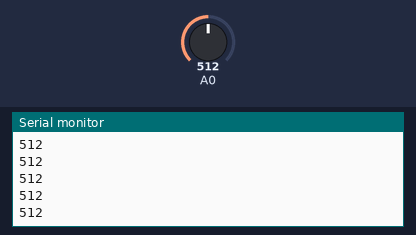
The sketch below on a simulated Arduino Uno, built with avr-gcc and run on an emulated ATmega328P. On the bench: the last lines printed to the serial monitor. Inputs (shaded band) come from the test bench; at power-on: A0 = 512.

Above: at 1.2 s.
1.3 s: A0 set to 716
At 1.9 s:
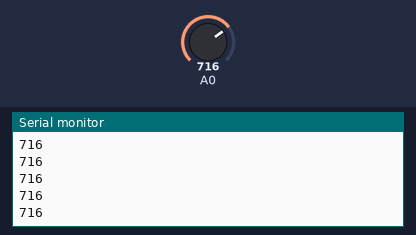
2.8 s: A0 set to 900
At 3.7 s:
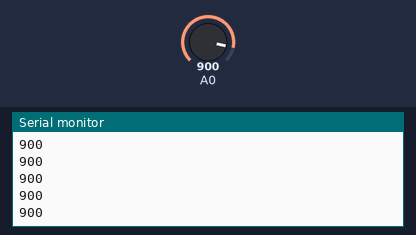
Timing chart, 0 to 5.8 s (numbered marks = the images above; inputs shaded):
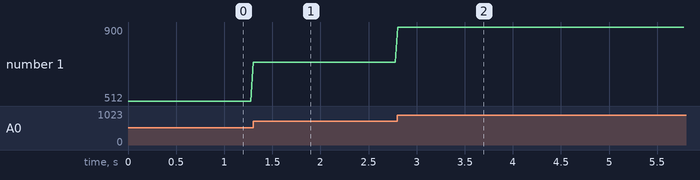

The sketch:

gp2y_send.ino
```cpp
long error = 0;
int fps = 40;
long idealSleep = (1000L << 16) / fps;
long oldTime, newTime;

void setup() {
    Serial.begin(9600);
    newTime = millis() << 16;
}

int read_average(int pin) {
    long ans = 0;
    int i;
    for (i = 0; i < 10; i++) {
        ans = ans + analogRead(pin);
    }
    return ans / 10;
}

void loop() {
    int v;
    oldTime = newTime;

    v = read_average(0);
    Serial.println(v);

    newTime = millis() << 16;
    long sleepTime = idealSleep - (newTime - oldTime) - error;
    if (sleepTime < (2 << 16)) {
      sleepTime = 2 << 16;
    }
    oldTime = newTime;
    delay(sleepTime >> 16);
    newTime = millis() >> 16;
    error = newTime - oldTime - sleepTime;
}
```

Measured:
- after the input at 1.3 s, the serial monitor: prints a new line at once (image 1)
- after the input at 2.8 s, the serial monitor: prints a new line at once (image 2)
- plotted number 1: 512 → 716 after the input at 1.3 s, 716 → 900 after the input at 2.8 s
